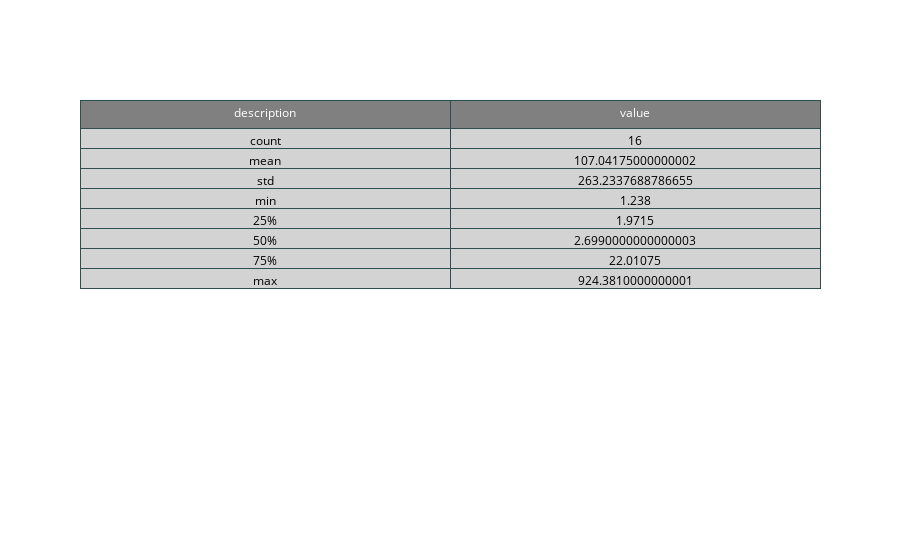

Source (notebook cell):
### Code cell
fig = go.Figure(data=[go.Table(
    header=dict(values=list(statistics.columns),
                fill_color='grey',
				line_color='darkslategray',
				font={'color': 'white'},
                align='center'),
    cells=dict(values=[statistics.description, statistics.value],
               fill_color='lightgrey',
               align='center',
			   line_color='darkslategray',
			   font={'color': 'black'}
			   )
			)
])

fig

### Figure 1 — Plotly figure (JSON) as saved in the notebook; plotly's stock layout.template omitted (floating-point values rounded to 4 significant figures)
{"data": [{"cells": {"align": "center", "fill": {"color": "lightgrey"}, "font": {"color": "black"}, "line": {"color": "darkslategray"}, "values": [["count", "mean", "std", "min", "25%", "50%", "75%", "max"], [16, 107.0, 263.2, 1.238, 1.972, 2.699, 22.01, 924.4]]}, "header": {"align": "center", "fill": {"color": "grey"}, "font": {"color": "white"}, "line": {"color": "darkslategray"}, "values": ["description", "value"]}, "type": "table"}], "layout": {}}
